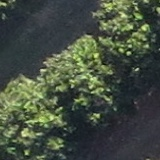
#> input picture Master/src/V03/imgs/im001.jpg, 160 x 160 px; its folder holds only this picture in this run
$ python main04.py --image imgs/im001.jpg   (Python 2 division)
#> lines starting #> are read from the running program, lines starting #| are printed output that depends on the picture
# http://www.pyimagesearch.com/2015/03/09/capturing-mouse-click-events-with-python-and-opencv/

## Main
# cd /Users/mauricioalouan/Dropbox/MLAgro/V03/
# cd /Users/mauricioalouan/Dropbox/ProjetoTT/V03/
# source activate opencv
# python main04.py

#########################################################
############## Imports
import numpy as np
import argparse
import cv2
import json
import time
import settings as ss
import ttMLlib as tt

#########################################################

# [8 lines left out: function ScaledNamedWindow, not called in this run]

#########################################################
# initialize the list of reference points and boolean indicating
# whether cropping is being performed or not
MouseX = 1
MouseY = 1
GMouseX = 1
GMouseY = 1

#cropping = False
cropping = True
Gvw = None
GGravando = 0

#########################################################
############## Program Functions
# [54 lines left out: functions click_and_crop, showPoints, showPointsWithDelay, not called in this run]

def GravaTelaJpg():
	cv2.imwrite("Image" + str(ss.GlobalImgWriterCounter) + ".jpg", ss.imageActive)
	ss.GlobalImgWriterCounter = ss.GlobalImgWriterCounter + 1

# [17 lines left out: functions GravaTelaNoVideo, IniciaGravadorDeVideo, not called in this run]


# construct the argument parser and parse the arguments
ap = argparse.ArgumentParser()
ap.add_argument("-i", "--image", required=False, help="Path to the image")
args = vars(ap.parse_args())
if args["image"] == None:
	args["image"] = ss.imagelocation + "/" + ss.imagename

# load the image, clone it, and setup the mouse callback function
ss.image = cv2.imread(args["image"])
ss.imageClone = ss.image.copy()
ss.imageActive = ss.image[ss.ActiveWindowY1:ss.ActiveWindowY2, ss.ActiveWindowX1:ss.ActiveWindowX2]
cv2.namedWindow("image")
cv2.resizeWindow("image", ss.Params_WindowSizeW, ss.Params_WindowSizeH)
#cv2.namedWindow('image', cv2.WINDOW_NORMAL)
cv2.setMouseCallback("image", click_and_crop)

# keep looping until the 'q' key is pressed
cv2.imshow("image", ss.imageActive)
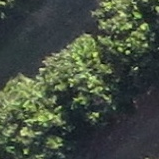
#> window 'image': shape (159, 159, 3); mean B, G, R 64.4, 77.6, 68
while True:
	# display the image and wait for a keypress
	key = cv2.waitKey(1) & 0xFF
#> (key Esc is pressed here)
	#cv2.imshow("image", imageActive)

	# if the 'ESC' key is pressed, Quit
	if key == 27:
		quit()
#> (the program exits here)

$ run again, on Master/src/V03/imgs/im005.jpg
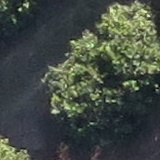
#> input picture Master/src/V03/imgs/im005.jpg, 160 x 160 px
#> `cv2.imshow("image", ss.imageActive)`:
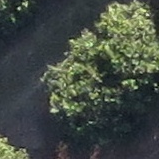
#> window 'image': shape (159, 159, 3); mean B, G, R 67, 74.6, 66.7

$ run again, on Master/src/V03/imgs/im006.jpg
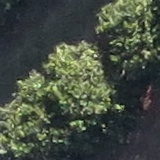
#> input picture Master/src/V03/imgs/im006.jpg, 160 x 160 px
#> `cv2.imshow("image", ss.imageActive)`:
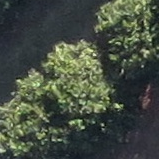
#> window 'image': shape (159, 159, 3); mean B, G, R 65.1, 76.9, 68.6

$ run again, on Master/src/V03/imgs/im007.jpg
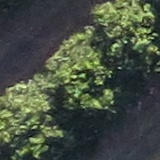
#> input picture Master/src/V03/imgs/im007.jpg, 160 x 160 px
#> `cv2.imshow("image", ss.imageActive)`:
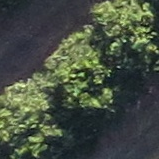
#> window 'image': shape (159, 159, 3); mean B, G, R 65.6, 78.9, 69.9

$ run again, on Master/src/V03/imgs/im002.jpg
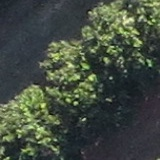
#> input picture Master/src/V03/imgs/im002.jpg, 160 x 160 px
#> `cv2.imshow("image", ss.imageActive)`:
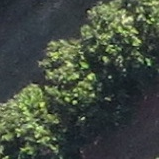
#> window 'image': shape (159, 159, 3); mean B, G, R 64, 75.4, 66.4
